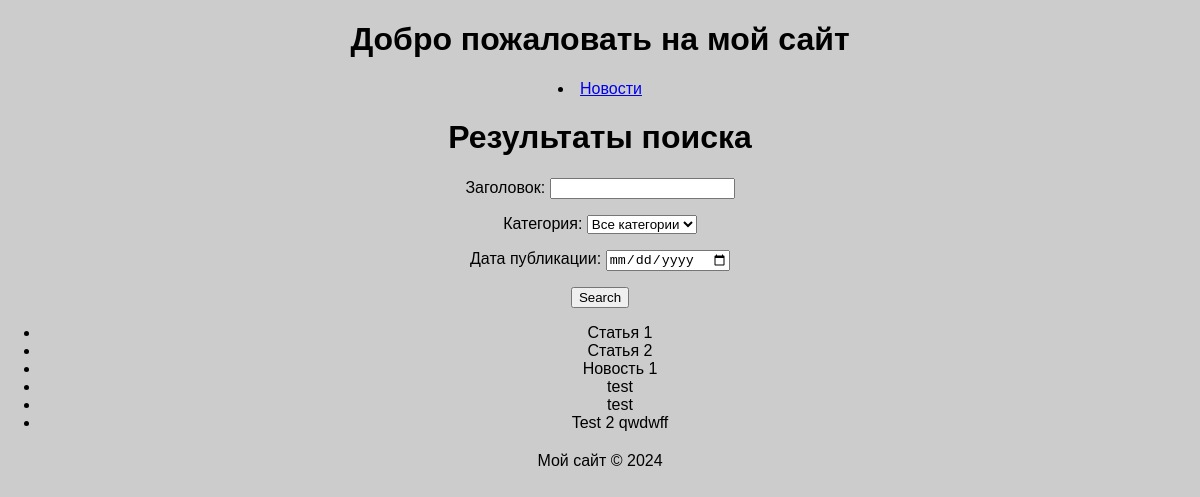
Page /news/search/ on the earlier database version.
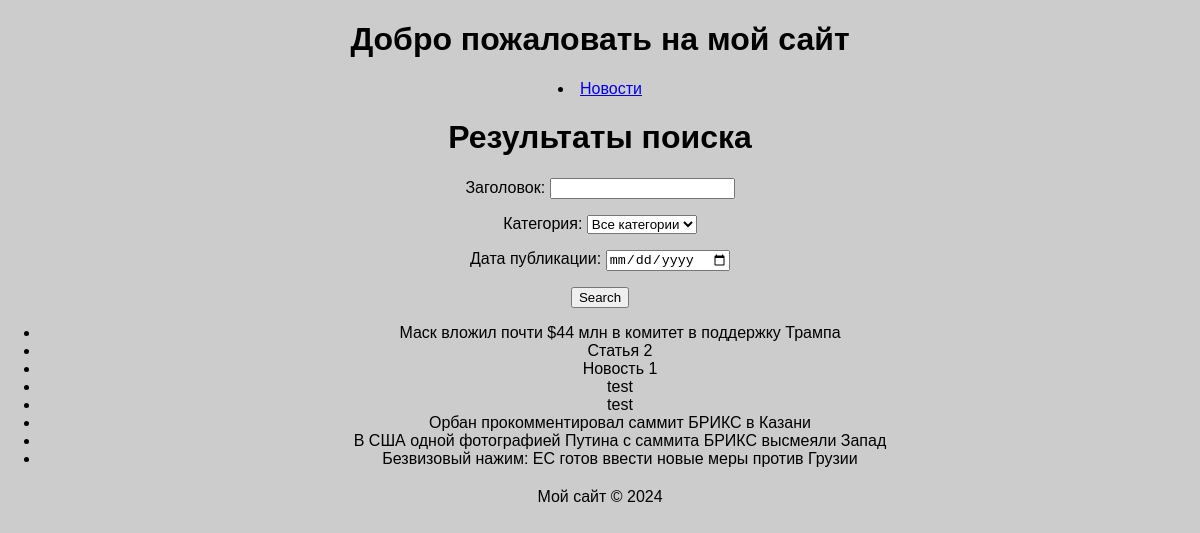
Same page on the later database version.
### newsapp/models.py (models this page shows, shortened)
class Post(models.Model):
    ARTICLE = 'AR'
    NEWS = 'NW'
    CATEGORY_CHOICES = (
        (ARTICLE, 'Article'),
        (NEWS, 'News'),
    )
    author = models.ForeignKey(Author, on_delete=models.CASCADE)
    category_type = models.CharField(max_length=2, choices=CATEGORY_CHOICES, default=ARTICLE)
    created_at = models.DateTimeField(auto_now_add=True)
    categories = models.ManyToManyField(Category, through='PostCategory')
    title = models.CharField(max_length=255)
    text = models.TextField()
    rating = models.IntegerField(default=0)

### newsapp/views.py (the view)
# urls.py: path('news/search/', views.search, name='news_search'),
def search(request):
    filterset = PostFilter(request.GET, queryset=Post.objects.all())
    return render(request, 'newsapp/news_search.html', {'filterset': filterset})

### newsapp/templates/newsapp/news_search.html
{% extends "default.html" %}
{% block content %}
    <h1>Результаты поиска</h1>
    <div style="text-align: center">
    <form action="" method="get">
        {{ filterset.form.as_p }}
        <input type="submit" value="Search" />
    </form>
    </div>
    <ul>
        {% for post in filterset.qs %}
            <li>{{ post.title }}</li>
        {% endfor %}
    </ul>
{% endblock content %}

Differences in the rows shown:
changed Post: title "Статья 1" → "Маск вложил почти $44 млн в комитет в поддержку Трампа"
changed Post: title "Test 2 qwdwff" → "Орбан прокомментировал саммит БРИКС в Казани"
added Post: title "В США одной фотографией Путина с саммита БРИКС высмеяли Запад"
added Post: title "Безвизовый нажим: ЕС готов ввести новые меры против Грузии"
